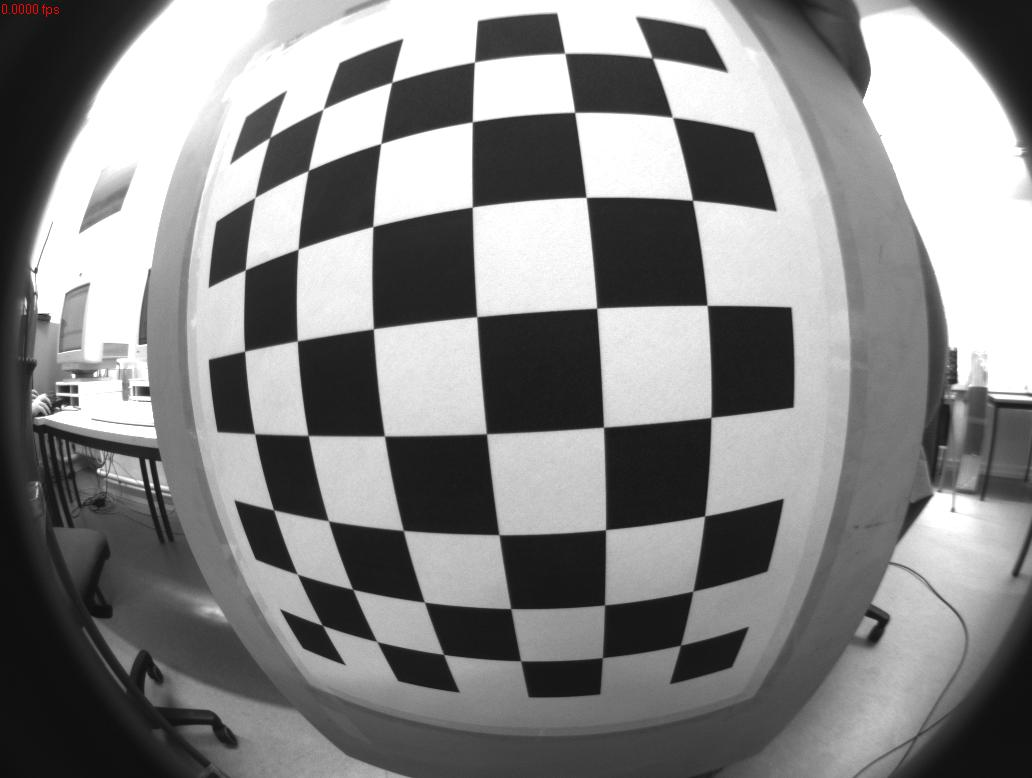
#> input picture src/conveyor_belt/resource/ImprovedOcamCalib-master/FisheyeDataSet/test_images/Fisheye1_1.jpg, 1032 x 778 px
$ python Aruco.py
#> lines starting #> are read from the running program, lines starting #| are printed output that depends on the picture; after the words box and inside, x2 and y2 are one past the last pixel; in counts of white or black regions, pixels touching at a corner belong together
import numpy as np
import cv2
import glob
print(np.__version__)
# Termination criteria
criteria = (cv2.TERM_CRITERIA_EPS + cv2.TERM_CRITERIA_MAX_ITER, 30, 0.001)

# Prepare object points, like (0,0,0), (1,0,0), (2,0,0) ....,(6,5,0)
objp = np.zeros((6*7, 3), np.float32)
objp[:, :2] = np.mgrid[0:7, 0:6].T.reshape(-1, 2)

# Arrays to store object points and image points from all the images
objpoints = []  # 3D points in real-world space
imgpoints = []  # 2D points in the image plane

images = glob.glob('/home/g1/ff_ws/src/conveyor_belt/resource/ImprovedOcamCalib-master/FisheyeDataSet/test_images/Fisheye1_1.jpg')

for fname in images:
    img = cv2.imread(fname)
#> img is the input picture: shape (778, 1032, 3); mean B, G, R 133.6, 133.6, 133.6
    gray = cv2.cvtColor(img, cv2.COLOR_BGR2GRAY)

    # Find the chessboard corners
    ret, corners = cv2.findChessboardCorners(gray, (8, 6), None)
#> ret = True; corners = 48 rows, first 8: [651.9, 58.2], [672.2, 117.4], [692.4, 200.3], [706.8, 305.3], [710.7, 417.3], [704.5, 515.9], [692.6, 591.3], [680.4, 645.2]

    # If found, add object points, image points (after refining them)
    if ret == True:
        objpoints.append(objp)
        corners2 = cv2.cornerSubPix(gray, corners, (11, 11), (-1, -1), criteria)
#> corners2 = 48 rows, first 8: [652.3, 57.81], [672.5, 117.3], [692.5, 200.2], [707.2, 305.3], [710.9, 417.4], [704.7, 516], [692.8, 591.2], [680.5, 645.2]
        imgpoints.append(corners2)

        # Draw and display the corners
        cv2.drawChessboardCorners(img, (7, 6), corners2, ret)
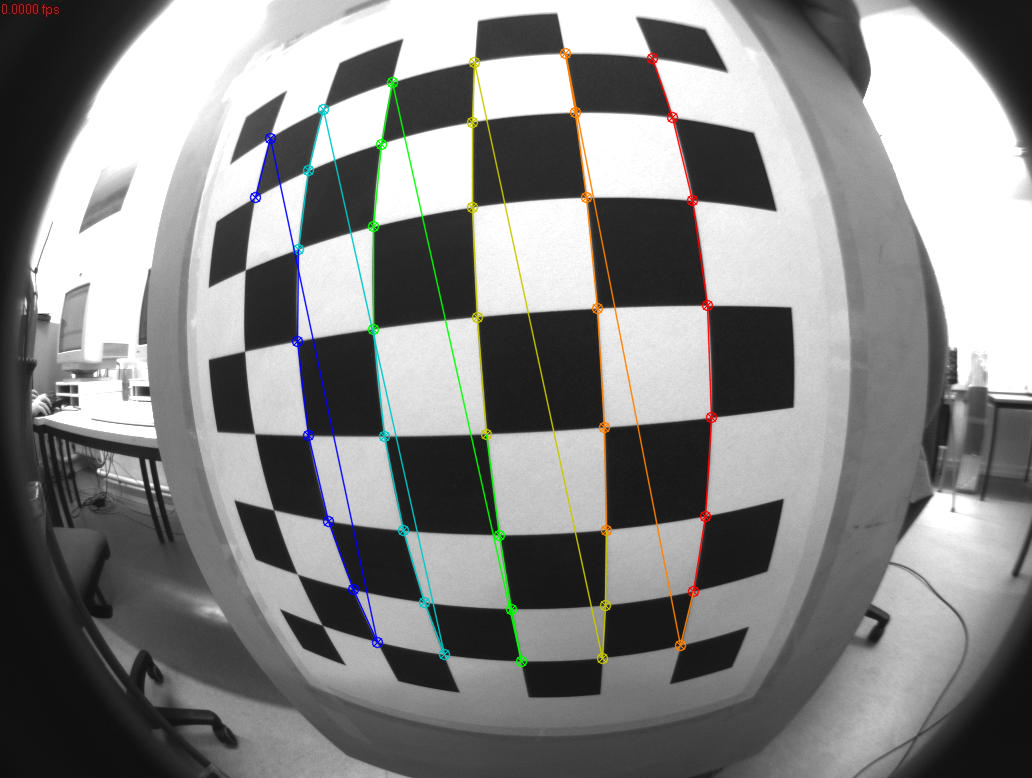
#> img: shape (778, 1032, 3); 2.54% of pixels changed, all inside (x1, y1, x2, y2) = (249, 47, 718, 668)
        cv2.imshow('img', img)
        cv2.waitKey(0)  # Wait for 500ms

# After all images are processed, close all windows
cv2.destroyAllWindows()

$ run again, with src/conveyor_belt/resource/ImprovedOcamCalib-master/FisheyeDataSet/test_images/Fisheye1_10.jpg copied over src/conveyor_belt/resource/ImprovedOcamCalib-master/FisheyeDataSet/test_images/Fisheye1_1.jpg
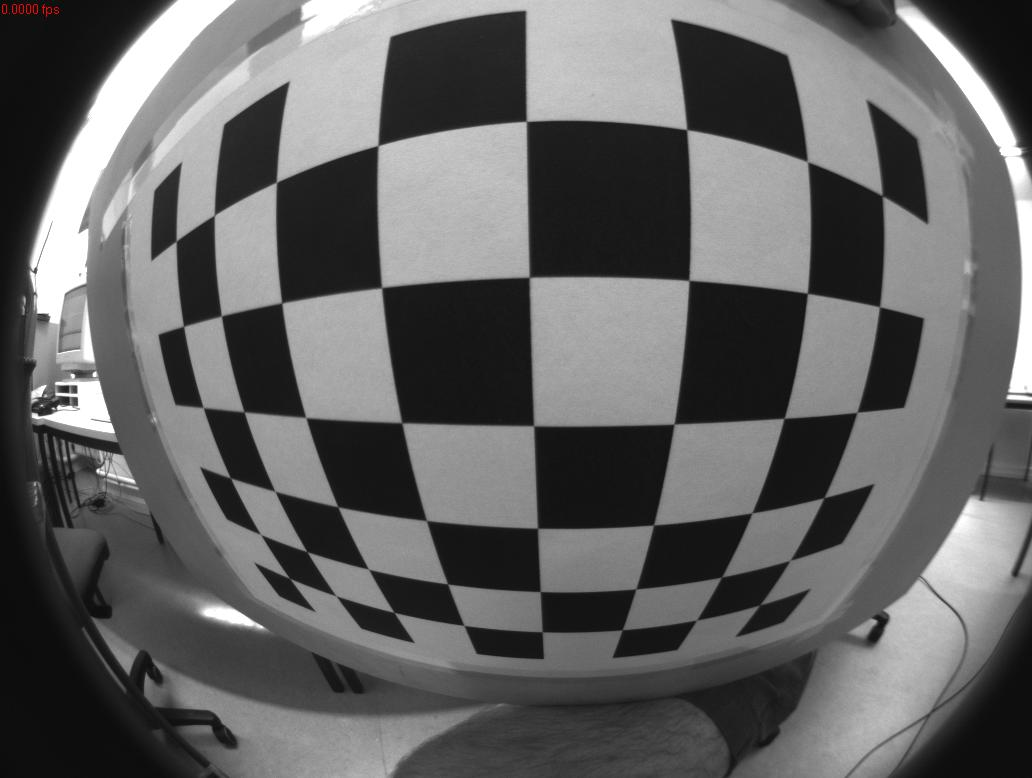
#> input picture src/conveyor_belt/resource/ImprovedOcamCalib-master/FisheyeDataSet/test_images/Fisheye1_10.jpg, 1032 x 778 px
#> img is the input picture: shape (778, 1032, 3); mean B, G, R 98.3, 98.3, 98.4
#> ret = True; corners = 48 rows, first 8: [176.2, 241.6], [214.3, 215.6], [276.5, 182.5], [377.9, 145.8], [526.1, 121.3], [686.4, 129.6], [806.9, 161.7], [882, 196]
#> corners2 = 48 rows, first 8: [176.2, 241], [214.3, 215.1], [276.4, 182.2], [378, 145.6], [526.4, 121.3], [686.7, 129.6], [807.5, 161.6], [882.3, 195.7]
#> `cv2.drawChessboardCorners(img, (7, 6), corners2, ret)`:
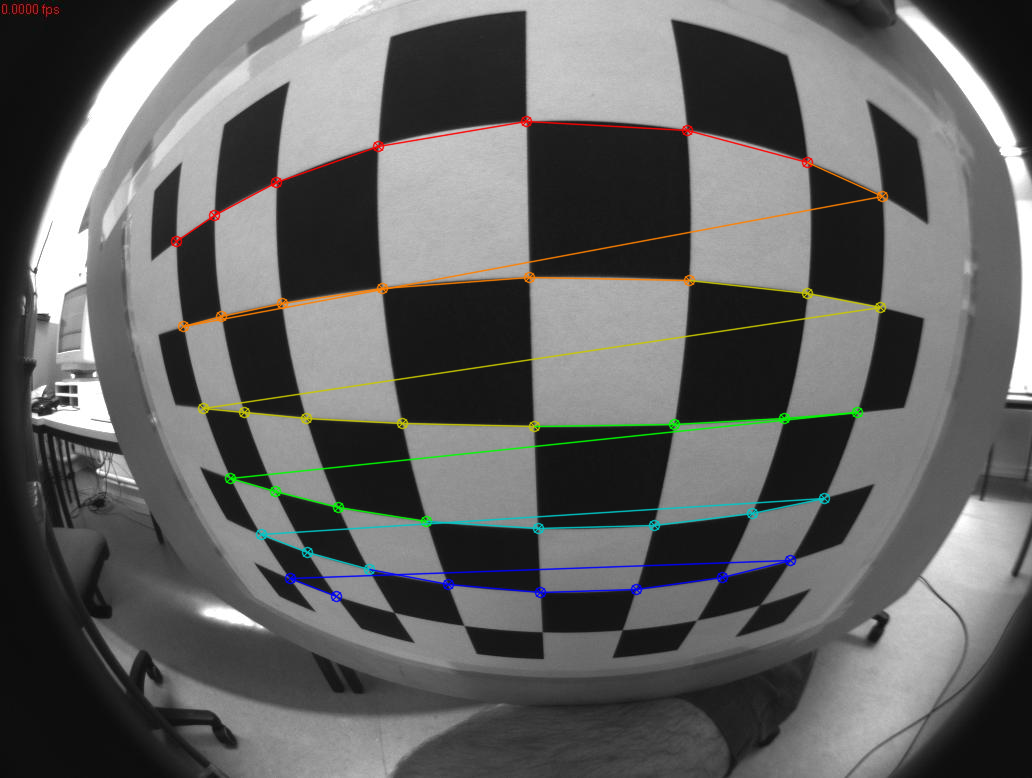
#> img: shape (778, 1032, 3); 2.72% of pixels changed, all inside (x1, y1, x2, y2) = (170, 115, 889, 603)

$ run again, with src/conveyor_belt/resource/ImprovedOcamCalib-master/FisheyeDataSet/test_images/Fisheye1_11.jpg copied over src/conveyor_belt/resource/ImprovedOcamCalib-master/FisheyeDataSet/test_images/Fisheye1_1.jpg
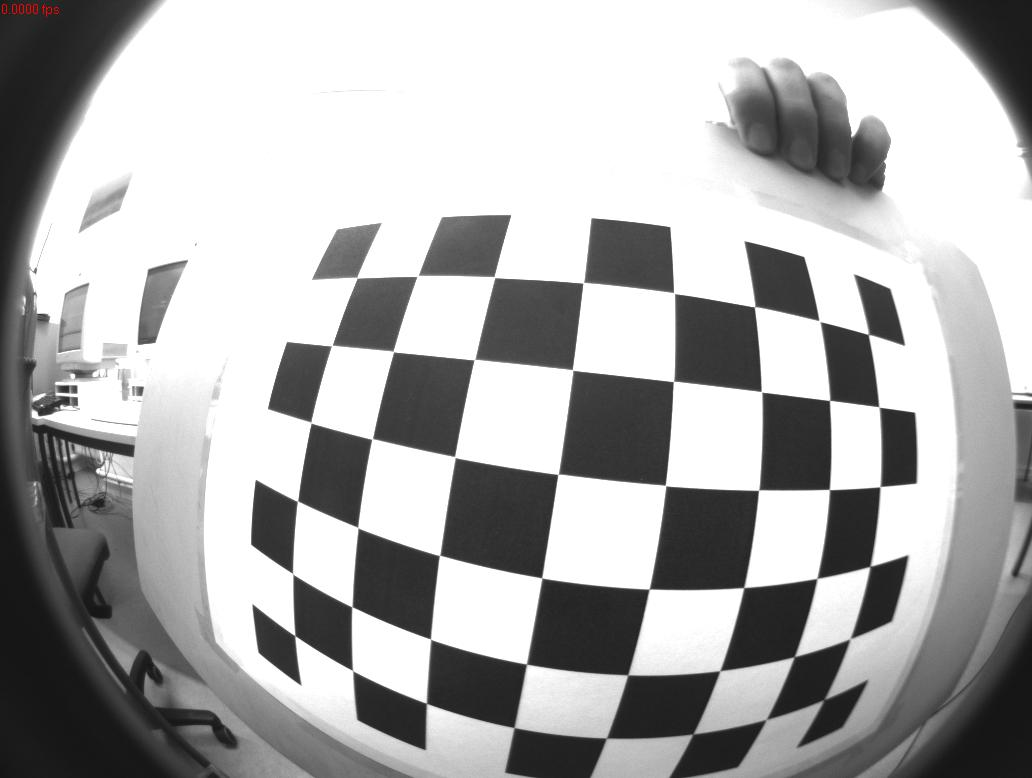
#> input picture src/conveyor_belt/resource/ImprovedOcamCalib-master/FisheyeDataSet/test_images/Fisheye1_11.jpg, 1032 x 778 px
#> img is the input picture: shape (778, 1032, 3); mean B, G, R 173.2, 173.2, 173.3
#> ret = True; corners = 48 rows, first 8: [364, 282], [418.2, 275.4], [494.6, 277.2], [583.1, 283], [673.7, 292.7], [754.5, 306.8], [818.7, 320.4], [868.3, 334.6]
#> corners2 = 48 rows, first 8: [356.9, 277.8], [417.5, 276.1], [494.4, 277.1], [583.4, 282.7], [674.1, 293.1], [754.6, 306.7], [819.5, 321.1], [868.5, 334.4]
#> `cv2.drawChessboardCorners(img, (7, 6), corners2, ret)`:
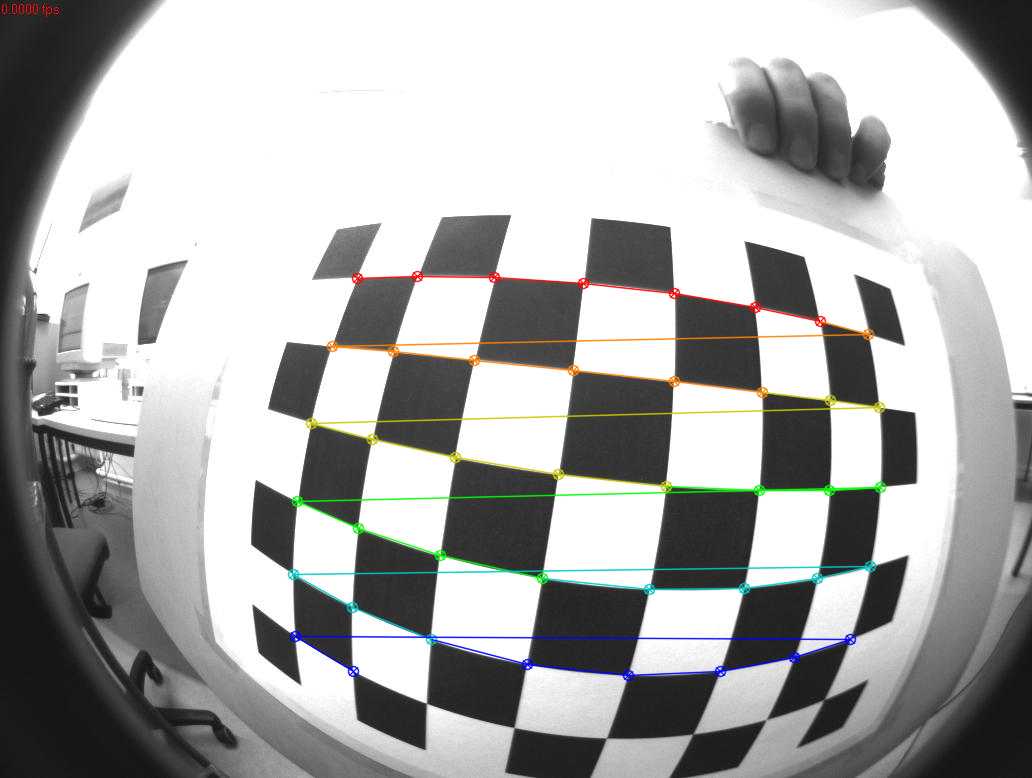
#> img: shape (778, 1032, 3); 2.48% of pixels changed, all inside (x1, y1, x2, y2) = (287, 270, 887, 682)

$ run again, with src/conveyor_belt/resource/ImprovedOcamCalib-master/FisheyeDataSet/test_images/Fisheye1_12.jpg copied over src/conveyor_belt/resource/ImprovedOcamCalib-master/FisheyeDataSet/test_images/Fisheye1_1.jpg
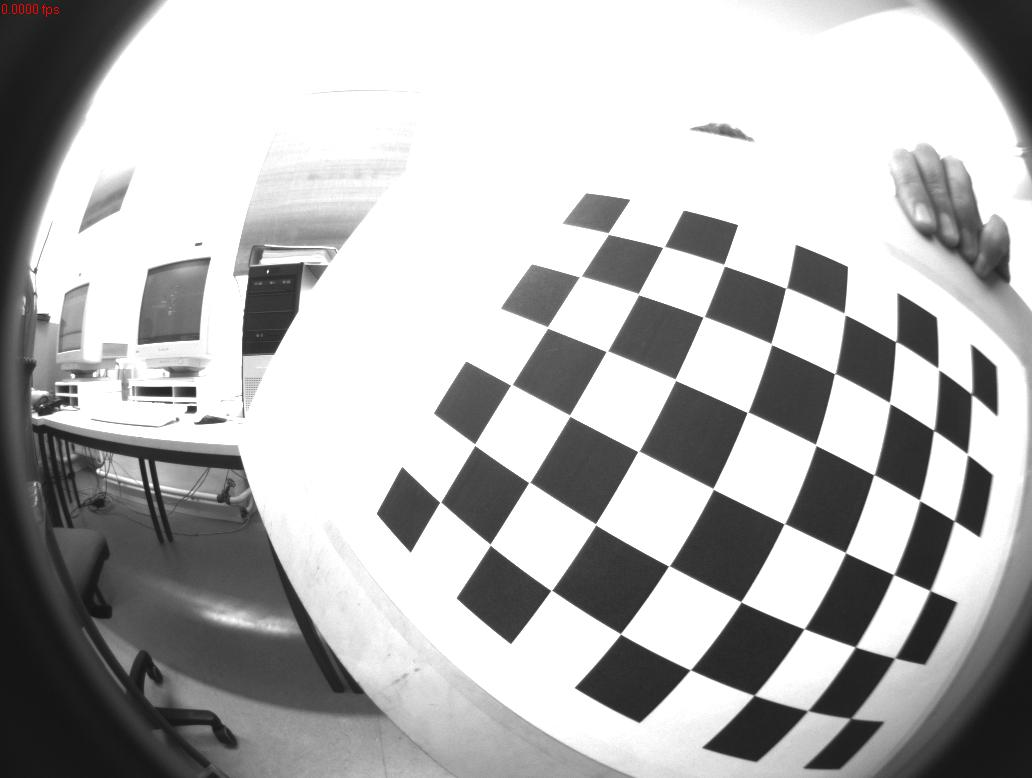
#> input picture src/conveyor_belt/resource/ImprovedOcamCalib-master/FisheyeDataSet/test_images/Fisheye1_12.jpg, 1032 x 778 px
#> img is the input picture: shape (778, 1032, 3); mean B, G, R 180, 180, 180
#> ret = True; corners = 48 rows, first 8: [608.2, 233.5], [664, 246.5], [724.6, 266.3], [785.6, 288.3], [843.6, 312.5], [895.6, 341.8], [937.4, 367.5], [971.3, 394.4]
#> corners2 = 48 rows, first 8: [608.3, 233.6], [663.4, 247.1], [724.1, 265.1], [785.9, 288.1], [844.6, 313.9], [895.8, 341.6], [938.4, 368.9], [971.6, 394.2]
#> `cv2.drawChessboardCorners(img, (7, 6), corners2, ret)`:
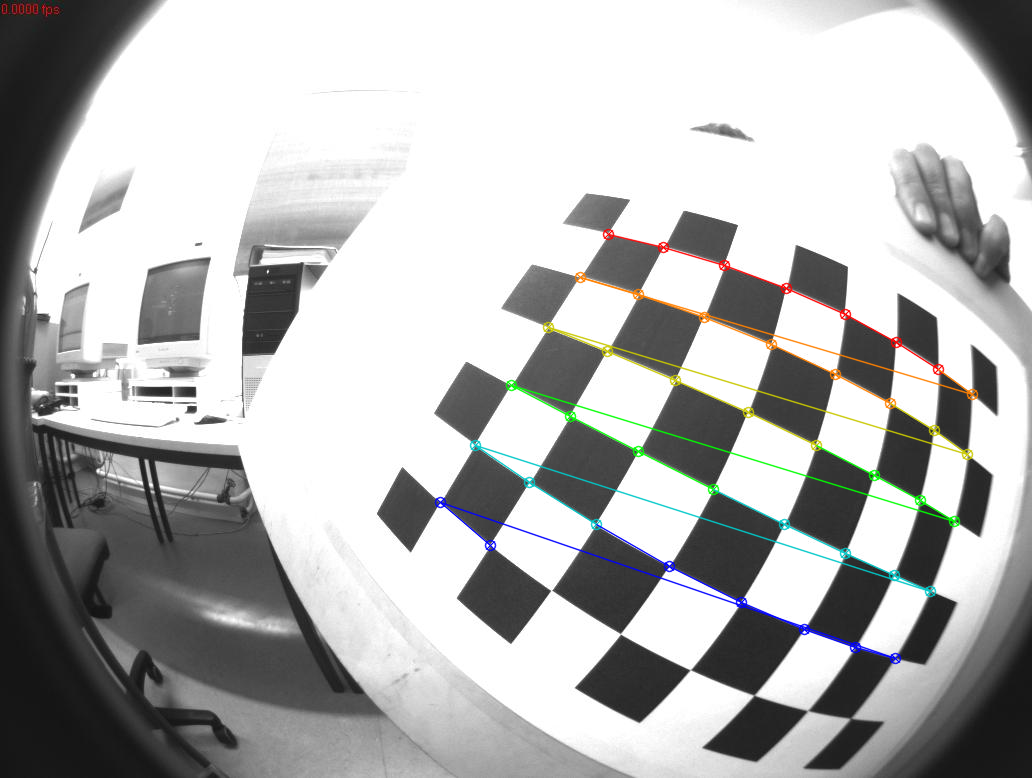
#> img: shape (778, 1032, 3); 1.94% of pixels changed, all inside (x1, y1, x2, y2) = (434, 228, 979, 665)
